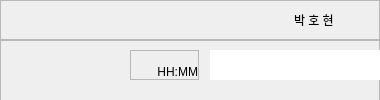
<?xml version="1.0" encoding="UTF-8"?>
<ui version="4.0">
 <class>Form</class>
 <widget class="QWidget" name="Form">
  <property name="geometry">
   <rect>
    <x>0</x>
    <y>0</y>
    <width>380</width>
    <height>100</height>
   </rect>
  </property>
  <property name="minimumSize">
   <size>
    <width>0</width>
    <height>100</height>
   </size>
  </property>
  <property name="maximumSize">
   <size>
    <width>400</width>
    <height>16777215</height>
   </size>
  </property>
  <property name="windowTitle">
   <string>Form</string>
  </property>
  <widget class="QWidget" name="widget" native="true">
   <property name="geometry">
    <rect>
     <x>0</x>
     <y>0</y>
     <width>380</width>
     <height>101</height>
    </rect>
   </property>
   <property name="minimumSize">
    <size>
     <width>380</width>
     <height>100</height>
    </size>
   </property>
   <property name="maximumSize">
    <size>
     <width>380</width>
     <height>16777215</height>
    </size>
   </property>
   <layout class="QVBoxLayout" name="verticalLayout">
    <property name="spacing">
     <number>0</number>
    </property>
    <property name="leftMargin">
     <number>0</number>
    </property>
    <property name="topMargin">
     <number>0</number>
    </property>
    <property name="rightMargin">
     <number>0</number>
    </property>
    <property name="bottomMargin">
     <number>0</number>
    </property>
    <item>
     <widget class="QFrame" name="frame">
      <property name="minimumSize">
       <size>
        <width>0</width>
        <height>40</height>
       </size>
      </property>
      <property name="maximumSize">
       <size>
        <width>16777215</width>
        <height>40</height>
       </size>
      </property>
      <property name="frameShape">
       <enum>QFrame::StyledPanel</enum>
      </property>
      <property name="frameShadow">
       <enum>QFrame::Raised</enum>
      </property>
      <layout class="QHBoxLayout" name="horizontalLayout">
       <property name="spacing">
        <number>5</number>
       </property>
       <property name="leftMargin">
        <number>0</number>
       </property>
       <property name="topMargin">
        <number>0</number>
       </property>
       <property name="rightMargin">
        <number>0</number>
       </property>
       <property name="bottomMargin">
        <number>0</number>
       </property>
       <item>
        <spacer name="horizontalSpacer">
         <property name="orientation">
          <enum>Qt::Horizontal</enum>
         </property>
         <property name="sizeHint" stdset="0">
          <size>
           <width>297</width>
           <height>20</height>
          </size>
         </property>
        </spacer>
       </item>
       <item>
        <widget class="QLabel" name="label">
         <property name="text">
          <string>박 호 현</string>
         </property>
        </widget>
       </item>
       <item>
        <widget class="QLabel" name="label_3">
         <property name="minimumSize">
          <size>
           <width>40</width>
           <height>40</height>
          </size>
         </property>
         <property name="maximumSize">
          <size>
           <width>40</width>
           <height>40</height>
          </size>
         </property>
         <property name="text">
          <string/>
         </property>
        </widget>
       </item>
      </layout>
     </widget>
    </item>
    <item>
     <widget class="QFrame" name="frame_2">
      <property name="frameShape">
       <enum>QFrame::StyledPanel</enum>
      </property>
      <property name="frameShadow">
       <enum>QFrame::Raised</enum>
      </property>
      <widget class="QTextEdit" name="textEdit">
       <property name="geometry">
        <rect>
         <x>210</x>
         <y>10</y>
         <width>180</width>
         <height>30</height>
        </rect>
       </property>
       <property name="minimumSize">
        <size>
         <width>0</width>
         <height>30</height>
        </size>
       </property>
       <property name="maximumSize">
        <size>
         <width>180</width>
         <height>16777215</height>
        </size>
       </property>
       <property name="frameShape">
        <enum>QFrame::NoFrame</enum>
       </property>
       <property name="verticalScrollBarPolicy">
        <enum>Qt::ScrollBarAlwaysOff</enum>
       </property>
       <property name="horizontalScrollBarPolicy">
        <enum>Qt::ScrollBarAlwaysOff</enum>
       </property>
       <property name="readOnly">
        <bool>true</bool>
       </property>
       <property name="html">
        <string>&lt;!DOCTYPE HTML PUBLIC &quot;-//W3C//DTD HTML 4.0//EN&quot; &quot;http://www.w3.org/TR/REC-html40/strict.dtd&quot;&gt;
&lt;html&gt;&lt;head&gt;&lt;meta name=&quot;qrichtext&quot; content=&quot;1&quot; /&gt;&lt;style type=&quot;text/css&quot;&gt;
p, li { white-space: pre-wrap; }
&lt;/style&gt;&lt;/head&gt;&lt;body style=&quot; font-family:'Gulim'; font-size:9pt; font-weight:400; font-style:normal;&quot;&gt;
&lt;p style=&quot;-qt-paragraph-type:empty; margin-top:0px; margin-bottom:0px; margin-left:0px; margin-right:0px; -qt-block-indent:0; text-indent:0px; font-size:7.5pt;&quot;&gt;&lt;br /&gt;&lt;/p&gt;&lt;/body&gt;&lt;/html&gt;</string>
       </property>
      </widget>
      <widget class="QFrame" name="frame_3">
       <property name="geometry">
        <rect>
         <x>130</x>
         <y>10</y>
         <width>69</width>
         <height>30</height>
        </rect>
       </property>
       <property name="minimumSize">
        <size>
         <width>0</width>
         <height>30</height>
        </size>
       </property>
       <property name="maximumSize">
        <size>
         <width>16777215</width>
         <height>16777215</height>
        </size>
       </property>
       <property name="frameShape">
        <enum>QFrame::StyledPanel</enum>
       </property>
       <property name="frameShadow">
        <enum>QFrame::Raised</enum>
       </property>
       <layout class="QVBoxLayout" name="verticalLayout_2">
        <property name="spacing">
         <number>0</number>
        </property>
        <property name="leftMargin">
         <number>0</number>
        </property>
        <property name="topMargin">
         <number>0</number>
        </property>
        <property name="rightMargin">
         <number>0</number>
        </property>
        <property name="bottomMargin">
         <number>0</number>
        </property>
        <item>
         <spacer name="verticalSpacer">
          <property name="orientation">
           <enum>Qt::Vertical</enum>
          </property>
          <property name="sizeHint" stdset="0">
           <size>
            <width>20</width>
            <height>12</height>
           </size>
          </property>
         </spacer>
        </item>
        <item>
         <widget class="QLabel" name="label_2">
          <property name="text">
           <string>HH:MM</string>
          </property>
          <property name="alignment">
           <set>Qt::AlignRight|Qt::AlignTrailing|Qt::AlignVCenter</set>
          </property>
         </widget>
        </item>
       </layout>
      </widget>
     </widget>
    </item>
   </layout>
  </widget>
 </widget>
 <resources/>
 <connections/>
</ui>
